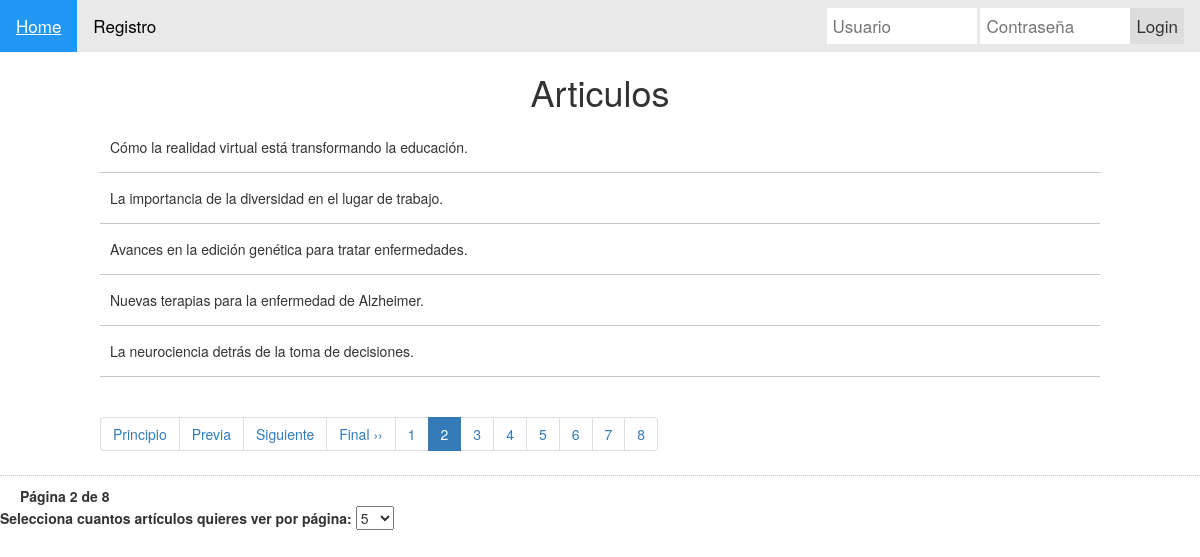
Page /Controladors/index.php?pagina=2 on the committed database.
### tables this page shows
CREATE TABLE IF NOT EXISTS `articles` (
  `id` int(11) NOT NULL AUTO_INCREMENT,
  `article` text NOT NULL,
  `id_usuaris` int(10) UNSIGNED NOT NULL,
  PRIMARY KEY (`id`),
  KEY `fk_articles_usuaris` (`id_usuaris`)
);

### Controladors/index.php (the view, shortened to what this page needs)
<?php
  function mostrarArticulosBBDD($conn, $articulosPorPagina, $offset){
    $stmt = $conn->prepare("SELECT * FROM articles LIMIT :offset, :articulosPorPagina");
    $stmt->bindParam(':offset', $offset, PDO::PARAM_INT);
    $stmt->bindParam(':articulosPorPagina', $articulosPorPagina, PDO::PARAM_INT);
    $stmt->execute();
    echo '<ul>';
    while ($resultat = $stmt->fetch(PDO::FETCH_ASSOC)) {
        echo '<li>' . htmlspecialchars($resultat['article']) . '</li>';
    }
    echo '</ul>';
}
include "../Vistes/index.vista.php"
?>

### Estils/estils_pt03.css (style rules this page uses)
* { margin: 0; padding: 0; -webkit-box-sizing: border-box; -moz-box-sizing: border-box; box-sizing: border-box; }
body { background: #e9e9e9; color: #2e2e2e; font-family: 'Open Sans Condensed', sans-serif; }
.contenidor .articles ul { list-style: none; }
.contenidor .articles ul li { padding:15px 10px; border-bottom: 1px solid #c8c8c8; }
* { box-sizing: border-box; }

### rows in the picture
articles: article "Cómo la realidad virtual está transformando la educación."
articles: article "La importancia de la diversidad en el lugar de trabajo."
articles: article "Avances en la edición genética para tratar enfermedades."
articles: article "Nuevas terapias para la enfermedad de Alzheimer."
articles: article "La neurociencia detrás de la toma de decisiones."

### other values in the picture
$paginaActual "2"
$numPagines "8"
